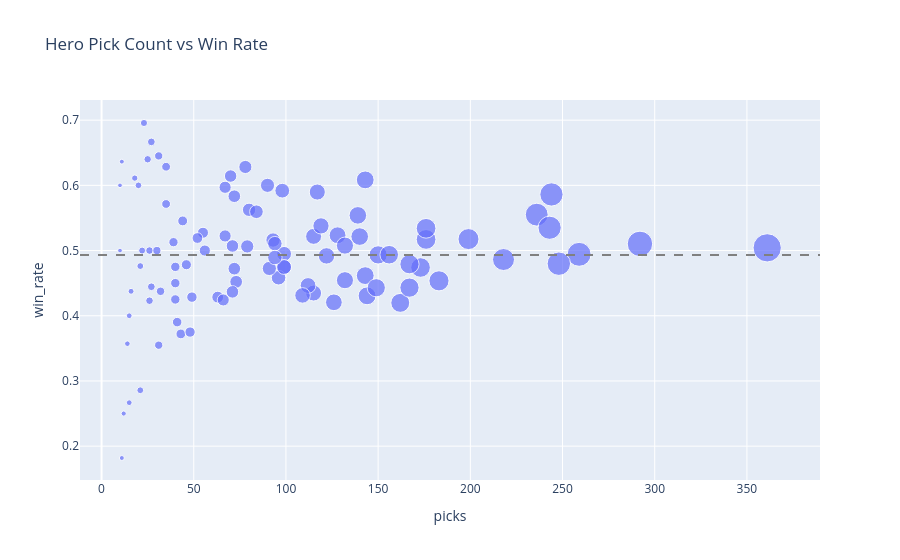

The cell this chart's notebook holds for it:
### Code cell
fig = px.scatter(
    hero_scatter,
    x="picks",
    y="win_rate",
    hover_name="hero_name",
    size="picks",
    title="Hero Pick Count vs Win Rate"
)
fig.add_hline(y=hero_scatter["win_rate"].mean(), line_dash="dash", line_color="gray")
fig.show()

### Figure 1 — Plotly figure (JSON) as saved in the notebook; plotly's stock layout.template omitted (floating-point values rounded to 4 significant figures)
{"data": [{"hovertemplate": "<b>%{hovertext}</b><br><br>picks=%{marker.size}<br>win_rate=%{y}<extra></extra>", "hovertext": ["Abaddon", "Alchemist", "Ancient Apparition", "Axe", "Bane", "Batrider", "Beastmaster", "Bounty Hunter", "Brewmaster", "Bristleback", "Broodmother", "Centaur Warrunner", "Chen", "Clinkz", "Clockwerk", "Crystal Maiden", "Dark Seer", "Dark Willow", "Dazzle", "Disruptor", "Doom", "Dragon Knight", "Earth Spirit", "Earthshaker", "Ember Spirit", "Enchantress", "Enigma", "Faceless Void", "Grimstroke", "Gyrocopter", "Hoodwink", "Huskar", "Invoker", "Jakiro", "Juggernaut", "Keeper of the Light", "Kez", "Kunkka", "Largo", "Leshrac", "Lifestealer", "Lina", "Lion", "Luna", "Lycan", "Marci", "Mars", "Medusa", "Meepo", "Mirana", "Monkey King", "Morphling", "Muerta", "Naga Siren", "Nature's Prophet", "Night Stalker", "Nyx Assassin", "Pangolier", "Phoenix", "Primal Beast", "Puck", "Pudge", "Pugna", "Queen of Pain", "Razor", "Ringmaster", "Sand King", "Shadow Demon", "Shadow Fiend", "Shadow Shaman", "Silencer", "Skywrath Mage", "Slardar", "Slark", "Snapfire", "Sniper", "Spirit Breaker", "Storm Spirit", "Sven", "Techies", "Templar Assassin", "Terrorblade", "Tidehunter", "Timbersaw", "Tinker", "Tiny", "Treant Protector", "Troll Warlord", "Tusk", "Underlord", "Undying", "Ursa", "Venomancer", "Viper", "Void Spirit", "Warlock", "Weaver", "Windranger"], "legendgroup": "", "marker": {"color": "#636efa", "size": [150, 21, 32, 143, 98, 173, 144, 67, 40, 99, 18, 244, 176, 44, 115, 14, 40, 63, 43, 126, 56, 259, 25, 26, 143, 72, 40, 23, 20, 199, 236, 55, 78, 361, 93, 39, 140, 21, 80, 112, 15, 10, 35, 11, 35, 79, 248, 31, 11, 30, 70, 41, 90, 72, 94, 27, 49, 167, 99, 139, 183, 46, 128, 149, 73, 132, 84, 243, 117, 67, 12, 71, 176, 16, 162, 22, 52, 167, 48, 15, 96, 99, 115, 132, 10, 122, 27, 66, 292, 91, 31, 156, 26, 94, 109, 218, 71, 119], "sizemode": "area", "sizeref": 0.9025, "symbol": "circle"}, "mode": "markers", "name": "", "orientation": "v", "showlegend": false, "type": "scatter", "x": [150, 21, 32, 143, 98, 173, 144, 67, 40, 99, 18, 244, 176, 44, 115, 14, 40, 63, 43, 126, 56, 259, 25, 26, 143, 72, 40, 23, 20, 199, 236, 55, 78, 361, 93, 39, 140, 21, 80, 112, 15, 10, 35, 11, 35, 79, 248, 31, 11, 30, 70, 41, 90, 72, 94, 27, 49, 167, 99, 139, 183, 46, 128, 149, 73, 132, 84, 243, 117, 67, 12, 71, 176, 16, 162, 22, 52, 167, 48, 15, 96, 99, 115, 132, 10, 122, 27, 66, 292, 91, 31, 156, 26, 94, 109, 218, 71, 119], "xaxis": "x", "y": [0.4933, 0.4762, 0.4375, 0.4615, 0.5918, 0.474, 0.4306, 0.5224, 0.45, 0.4949, 0.6111, 0.5861, 0.517, 0.5455, 0.4348, 0.3571, 0.475, 0.4286, 0.3721, 0.4206, 0.5, 0.4942, 0.64, 0.5, 0.6084, 0.4722, 0.425, 0.6957, 0.6, 0.5176, 0.5551, 0.5273, 0.6282, 0.5042, 0.5161, 0.5128, 0.5214, 0.2857, 0.5625, 0.4464, 0.4, 0.5, 0.6286, 0.1818, 0.5714, 0.5063, 0.4798, 0.6452, 0.6364, 0.5, 0.6143, 0.3902, 0.6, 0.5833, 0.5106, 0.4444, 0.4286, 0.479, 0.4747, 0.554, 0.4536, 0.4783, 0.5234, 0.443, 0.4521, 0.5076, 0.5595, 0.535, 0.5897, 0.597, 0.25, 0.507, 0.5341, 0.4375, 0.4198, 0.5, 0.5192, 0.4431, 0.375, 0.2667, 0.4583, 0.4747, 0.5217, 0.4545, 0.6, 0.4918, 0.6667, 0.4242, 0.5103, 0.4725, 0.3548, 0.4936, 0.4231, 0.4894, 0.4312, 0.4862, 0.4366, 0.5378], "yaxis": "y"}], "layout": {"legend": {"itemsizing": "constant", "tracegroupgap": 0}, "shapes": [{"line": {"color": "gray", "dash": "dash"}, "type": "line", "x0": 0, "x1": 1, "xref": "x domain", "y0": 0.4933, "y1": 0.4933, "yref": "y"}], "title": {"text": "Hero Pick Count vs Win Rate"}, "xaxis": {"anchor": "y", "domain": [0, 1], "title": {"text": "picks"}}, "yaxis": {"anchor": "x", "domain": [0, 1], "title": {"text": "win_rate"}}}}
